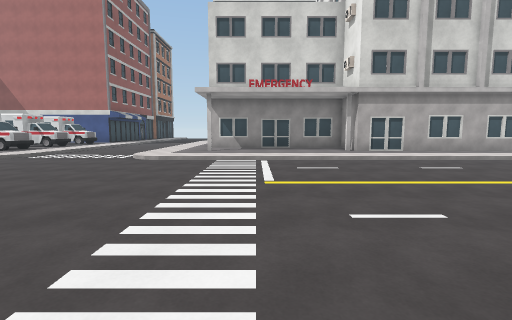
[1] (above)

19 first-person views from a walk through a Unity game level. The camera is 1.3 m above the floor, tilts 6° down and sees 85° across. The floor is counted in squares, 2 m on a side. Each view is taken from the middle of a square. On the plan, view 1 faces up. The plan holds only what a view shows up to about 9 squares ahead; the rest is blank. The place goes on beyond the plan. Surface patterns are stand-ins for the level's own textures.

[2]
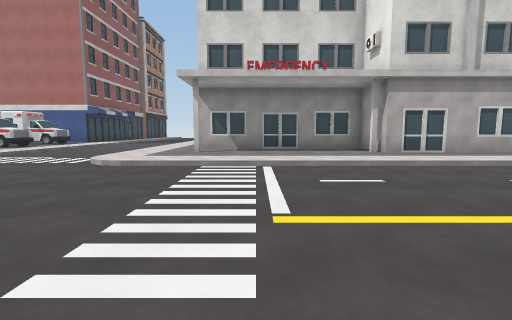

[3]
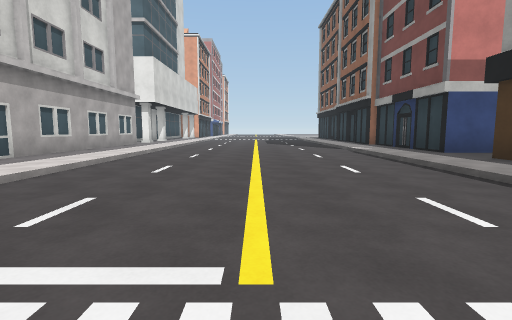

[4]
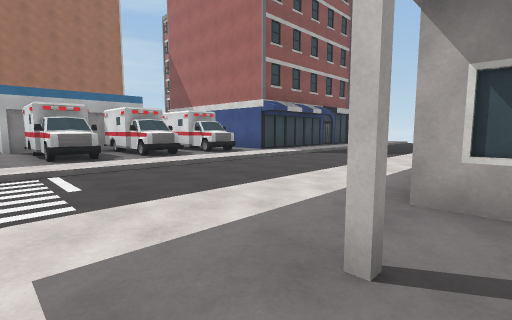

[5]
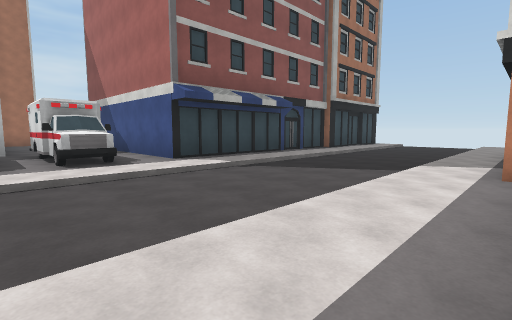

[6]
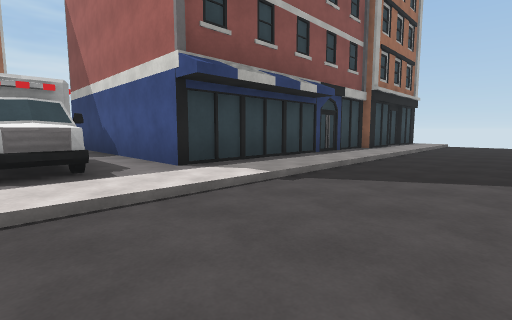

[7]
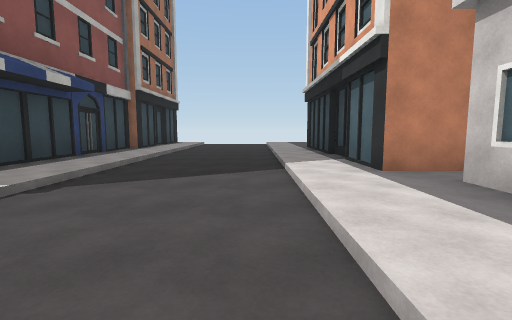

[8]
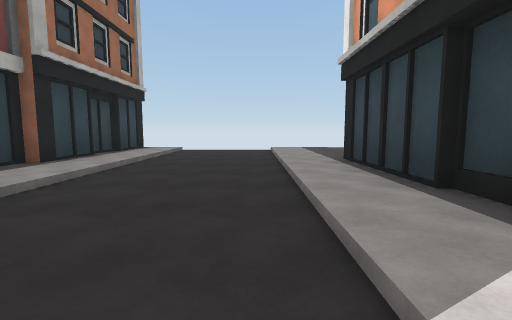

[9]
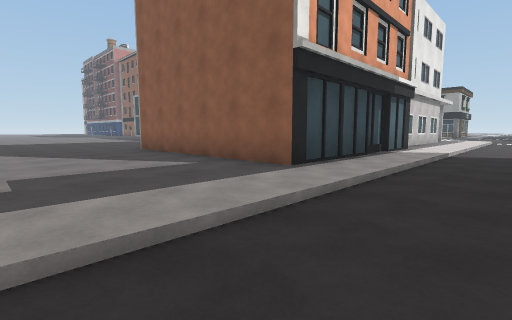

[10]
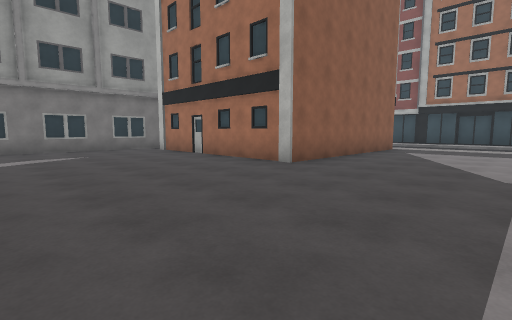

[11]
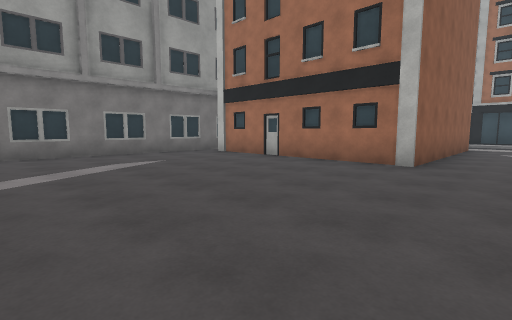

[12]
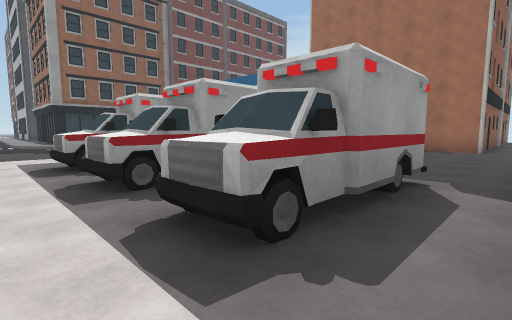

[13]
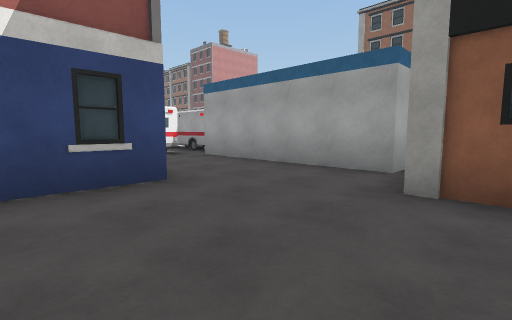

[14]
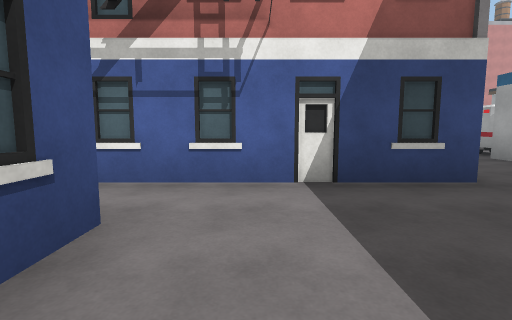

[15]
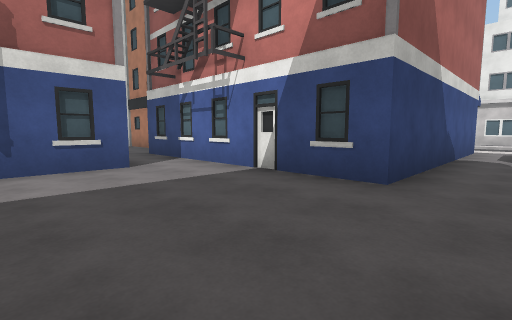

[16]
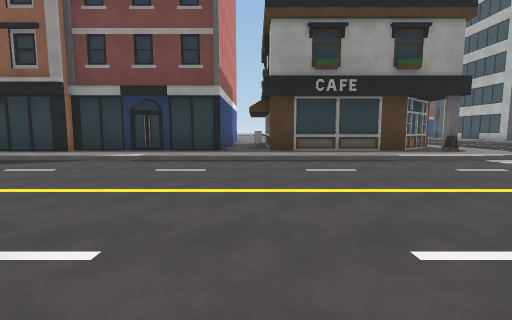

[17]
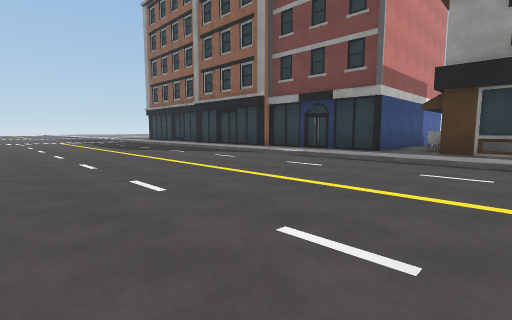

[18]
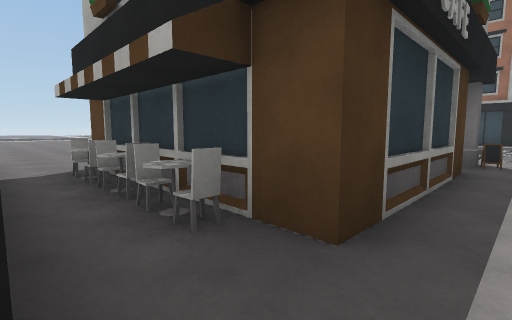

[19]
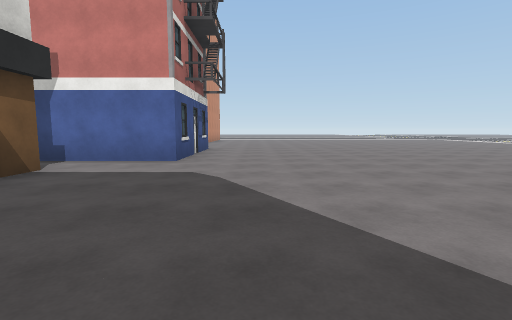

### Floor plan
Key: @ floor where view 1 was taken; # wall or solid block; . main floor; - floor 0.25 m lower than the main floor; / step, stairs or slope; B building; O other object.
Columns run from 18 left of view 1 to 9 right of it. Each row starts with its distance up from view 1.
 26           #.---............
 25           #.---............
 24           #.---.............
 23           #.---.............
 22           #.---.######......
 21    .#     #.---.#    #......
 20 ###.#     #.---.#    #......
 19 ....#     #.---.#    #......
 18 ....#     #.---.#    #......
 17 ....#     #.---.##   #......
 16 ....#######.---..B   ###B#B#
 15 ............---..
 14 .......###O.---..
 13 ##.....###O.---..
 12  ####### #O.---..
 11          #O.---..#####
 10          #O.---.......
  9       ####O.---......###B#B
  8        .....---............
  7           //---/////////////
  6           ------------------
  5           -- ---------------
  4               --------------
  3                -------------
  2                 ------------
  1                  -//////////
  0                --.@.........
 -1                 /.B####.####
 -2                 /.##  #B#
 -3                       #B#
 -4                       #B#
 -5                       #.#
 -6                      ...#
 -7                     ....####
 -8                    .........
 -9                   ..........
-10                    .........
-11                     ........
-12                      .......

Positions as (right, up) in squares from view 1, and headings:
1: (0, 0), facing up
2: (0, 2), facing up
3: (-1, 4), facing right
4: (-1, 8), facing up-left
5: (-2, 12), facing up-left
6: (-4, 13), facing up-left
7: (-4, 13), facing up
8: (-4, 17), facing up
9: (-5, 26), facing down-right
10: (8, 26), facing down-left
11: (9, 24), facing down-left
12: (-7, 15), facing down-left
13: (-18, 17), facing down-right
14: (-18, 18), facing right
15: (-18, 14), facing up-right
16: (5, 7), facing down
17: (3, 7), facing down-right
18: (6, 0), facing down-left
19: (0, -9), facing right
